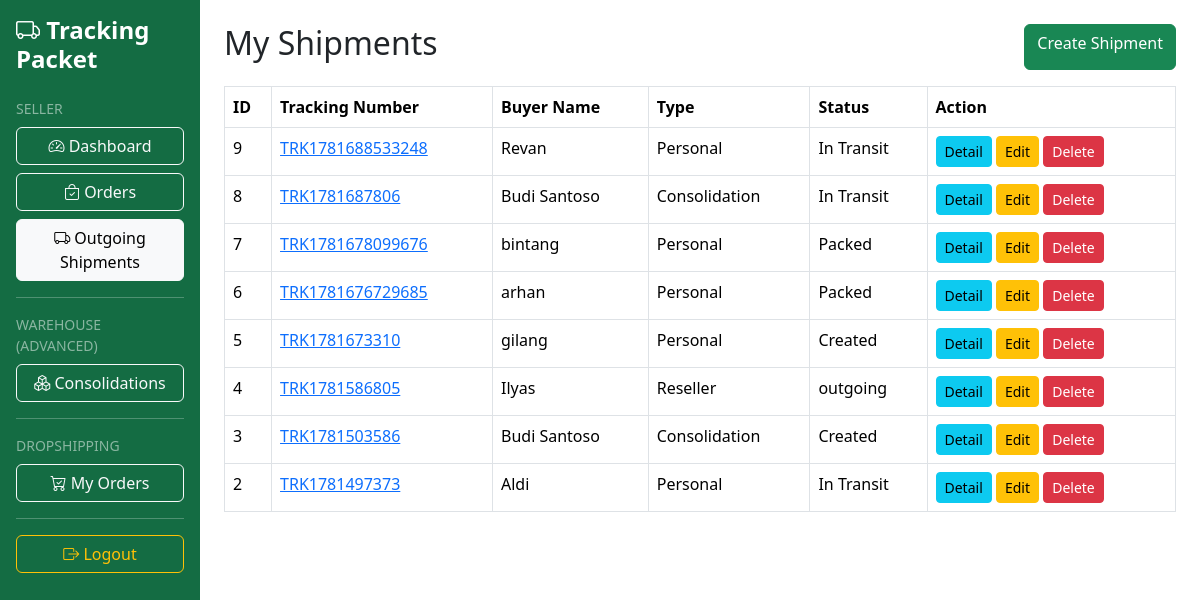
The page /seller/shipment/index.php (signed in) on the database its author committed.
### tables this page shows
CREATE TABLE `shipments` (
  `id` int(11) NOT NULL,
  `tracking_number` varchar(50) NOT NULL,
  `seller_id` int(11) NOT NULL,
  `consolidation_id` int(11) DEFAULT NULL,
  `buyer_name` varchar(100) NOT NULL,
  `buyer_email` varchar(100) DEFAULT NULL,
  `shipment_type` enum('personal','consolidation','reseller') NOT NULL,
  `status` varchar(100) NOT NULL,
  `created_at` timestamp NOT NULL DEFAULT current_timestamp()
);

### seller/shipment/index.php (the view, shortened to what this page needs)
<?php
$seller_id = $_SESSION['user_id'];
$query = "
    SELECT *
    FROM shipments
    WHERE seller_id='$seller_id'
    ORDER BY id DESC
";
$result = mysqli_query($conn, $query);
include '../../includes/layout-top.php';
?>
<div class="d-flex justify-content-between mb-3">
    <h2>My Shipments</h2>
    <a
        href="create.php"
        class="btn btn-primary">
        Create Shipment
    </a>
</div>
<table class="table table-bordered">
    <thead>
        <tr>
            <th>ID</th>
            <th>Tracking Number</th>
            <th>Buyer Name</th>
            <th>Type</th>
            <th>Status</th>
            <th>Action</th>
        </tr>
    </thead>
    <tbody>
    <?php while($shipment = mysqli_fetch_assoc($result)) : ?>
        <tr>
            <td><?= $shipment['id']; ?></td>
            <td>
                <a href="detail.php?id=<?= $shipment['id']; ?>">
                    <?= $shipment['tracking_number']; ?>
                </a>
            </td>
            <td><?= $shipment['buyer_name']; ?></td>
            <td><?= ucfirst($shipment['shipment_type']); ?></td>
            <td><?= $shipment['status']; ?></td>
            <td>
                <a
                    href="detail.php?id=<?= $shipment['id']; ?>"
                    class="btn btn-sm btn-info">
                    Detail
                </a>
                <a
                    href="edit.php?id=<?= $shipment['id']; ?>"
                    class="btn btn-sm btn-warning">
                    Edit
                </a>
                <a
                    href="delete.php?id=<?= $shipment['id']; ?>"
                    class="btn btn-sm btn-danger"
                    onclick="return confirm('Delete this shipment?')">
                    Delete
                </a>
            </td>
        </tr>
    <?php endwhile; ?>
    </tbody>
</table>
<?php include '../../includes/layout-bottom.php'; ?>

### assets/css/custom.css (style rules this page uses)
:root { --primary-green:#198754; --primary-green-dark:#146c43; }
.btn-primary { background-color:var(--primary-green); border-color:var(--primary-green); }
.table thead { background-color:var(--primary-green); color:white; }

### rows shown on the page
shipments: id "9", tracking_number "TRK1781688533248", buyer_name "Revan", shipment_type "Personal", status "In Transit"
shipments: id "8", tracking_number "TRK1781687806", buyer_name "Budi Santoso", shipment_type "Consolidation", status "In Transit"
shipments: id "7", tracking_number "TRK1781678099676", buyer_name "bintang", shipment_type "Personal", status "Packed"
shipments: id "6", tracking_number "TRK1781676729685", buyer_name "arhan", shipment_type "Personal", status "Packed"
shipments: id "5", tracking_number "TRK1781673310", buyer_name "gilang", shipment_type "Personal", status "Created"
shipments: id "4", tracking_number "TRK1781586805", buyer_name "Ilyas", shipment_type "Reseller", status "outgoing"
shipments: id "3", tracking_number "TRK1781503586", buyer_name "Budi Santoso", shipment_type "Consolidation", status "Created"
shipments: id "2", tracking_number "TRK1781497373", buyer_name "Aldi", shipment_type "Personal", status "In Transit"
